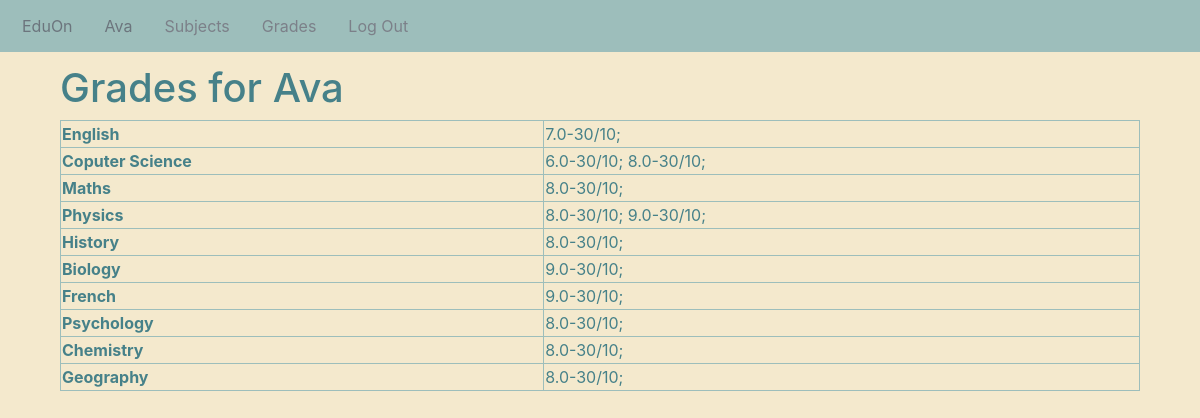
The page /grades (signed in) on the database its author committed.
### eduon/models.py (models this page shows, shortened)
class User(AbstractUser):
    first_name = models.CharField(max_length=50, blank=False)
    last_name = models.CharField(max_length=50, blank=False)
    role = models.CharField(choices=Roles.choices, max_length=2, blank= False, default='ST')
    schclass = models.ForeignKey("Class_school", on_delete=models.SET_NULL, related_name="schoclass", blank=True, null=True)
    child = models.ForeignKey("User", on_delete=models.SET_NULL, related_name="parent", blank=True, null=True)
    REQUIRED_FIELDS = ('first_name', 'last_name', 'role')

class Subject(models.Model):
    title = models.CharField(max_length=100)
    description = models.CharField(max_length=500)
    image = models.URLField(max_length=300)
    teacher = models.ForeignKey("User", on_delete=models.CASCADE, related_name="subject_teacher")
    originclass = models.ForeignKey("Class_school", on_delete=models.CASCADE, related_name="subject_class")

class Grade(models.Model):
    grd_number = models.DecimalField(max_digits=3, decimal_places=1)
    timestamp = models.DateTimeField(auto_now_add=True)
    student = models.ForeignKey("User", on_delete=models.CASCADE, related_name="grade_student")
    subject = models.ForeignKey("Subject", on_delete=models.CASCADE, related_name="grade_subject")

### eduon/views.py (the view)
# urls.py: path("grades", views.grades_view, name="grades"),
def grades_view(request):
    try:
        if request.user.role == "PT":
            student = request.user.child
        else:
            student = request.user
        schclass = Class_school.objects.filter(students__username=student.username).first()
        subjects = schclass.subjects.all()
        grades = Grade.objects.filter(student=student)
    except AttributeError:
        subjects = None
        grades = None
    return render(request, "eduon/grades.html", {
        'subjects': subjects,
        'grades': grades
    })

### eduon/templates/eduon/grades.html (shortened to what this page needs)
{% extends "eduon/layout.html" %}
{% block body %}
    {% if request.user.role == 'PT' %}
    <h1>Grades for {{request.user.child.first_name}}</h1>
    {% else %}
    <h1>Grades for {{request.user.first_name}}</h1>
    {% endif %}
    {% if grades != None %}
    <table id="grades" class="container">
        {% for subject in subjects %}
        <tr>
            <th class="brd">
                {{subject.title}}
            </th>
            <td class="brd">
                {% for grade in grades %}
                    {% if grade.subject == subject %}
                    {{grade.grd_number}}-{{grade.timestamp.day}}/{{grade.timestamp.month}};
                    {% endif %}
                {% endfor %}
            </td>
        </tr>
        {% endfor %}
    </table>
    {% else %}
    <div>
        You don't have any grades yet.
    </div>
    {% endif %}
{% endblock %}

### eduon/templates/eduon/layout.html (shortened to what this page needs)
{% load static %}
<!DOCTYPE html>
<html lang="en">
    <head>
        <link rel="stylesheet" href="https://stackpath.bootstrapcdn.com/bootstrap/4.4.1/css/bootstrap.min.css">
        <link href="{% static 'eduon/styles.css' %}" rel="stylesheet">
    </head>
    <body>
        <nav id="nav" class="nav">
            <a class="nav-link disabled" href="/">EduOn</a>
            {% if user.is_authenticated %}
            <a class="nav-link disabled" href="/">{{ request.user.first_name }}</a>
                {% if request.user.role == 'ST' or request.user.role == 'PT' %}
                <a class="nav-link" href="{% url 'index' %}">Subjects</a>
                <a class="nav-link" href="{% url 'grades' %}">Grades</a>
                {% elif request.user.role == 'TC' %}
                <a class="nav-link" href="/">Your Subjects</a>
                <a class="nav-link" href="{% url 'create_subject' %}">Create Subject</a>
                <a class="nav-link" href="{% url 'your_class' %}">Your Class</a>
                {% endif %}
            <a class="nav-link" href="{% url 'logout' %}">Log Out</a>
            {% else %}
            <a class="nav-link" href="{% url 'login' %}">Log In</a>
            <a class="nav-link" href="{% url 'register' %}">Register</a>
            {% endif %}
          </nav>
        <div id="body">
        {% block body %}
        {% endblock %}
        </div>
    </body>
</html>

### eduon/static/eduon/styles.css (style rules this page uses)
body { background-color: #F4E9CD; color: #468189; }
#body { padding: 1% 5% 1%; }
.nav { width: 100%; padding: 0.5%; background-color: #9DBEBB; }
.nav-link { color: #7c8089; }
.brd { border: 1px solid #9DBEBB; }
tr, td, th { border: 1px solid #468189; }
th { width: auto; min-width: 100px; max-width: 200px; }

### rows shown on the page
User: user.first_name "Ava"
Subject: title "English"
Grade: grd_number "7.0", timestamp.day "30", timestamp.month "10"
Subject: title "Coputer Science"
Grade: grd_number "6.0", timestamp.day "30", timestamp.month "10"
Grade: grd_number "8.0", timestamp.day "30", timestamp.month "10"
Subject: title "Maths"
Grade: grd_number "8.0", timestamp.day "30", timestamp.month "10"
Subject: title "Physics"
Grade: grd_number "8.0", timestamp.day "30", timestamp.month "10"
Grade: grd_number "9.0", timestamp.day "30", timestamp.month "10"
Subject: title "History"
Grade: grd_number "8.0", timestamp.day "30", timestamp.month "10"
Subject: title "Biology"
Grade: grd_number "9.0", timestamp.day "30", timestamp.month "10"
Subject: title "French"
Grade: grd_number "9.0", timestamp.day "30", timestamp.month "10"
Subject: title "Psychology"
Grade: grd_number "8.0", timestamp.day "30", timestamp.month "10"
Subject: title "Chemistry"
Grade: grd_number "8.0", timestamp.day "30", timestamp.month "10"
Subject: title "Geography"
Grade: grd_number "8.0", timestamp.day "30", timestamp.month "10"
